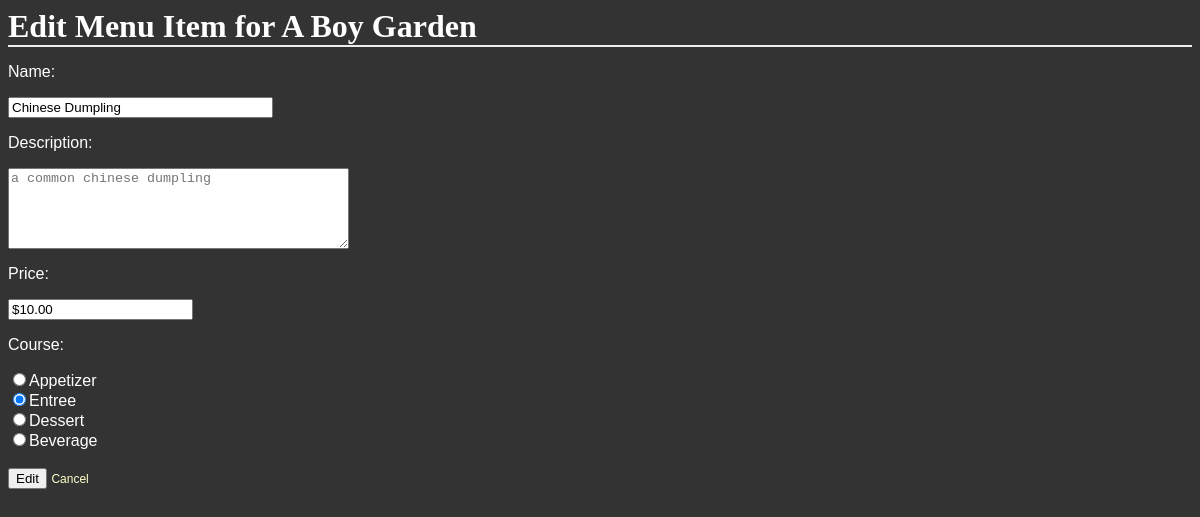
/restaurant/3/menu/17/edit, run on the app's committed database.
### database_setup.py (models this page shows, shortened)
class Restaurant(Base):
    __tablename__ = 'restaurant'
    id = Column(Integer, primary_key=True)
    name = Column(String(250), nullable=False)

class MenuItem(Base):
    __tablename__ = 'menu_item'
    name = Column(String(80), nullable=False)
    id = Column(Integer, primary_key=True)
    description = Column(String(250))
    price = Column(String(8))
    course = Column(String(250))
    restaurant_id = Column(Integer, ForeignKey('restaurant.id'))
    restaurant = relationship(Restaurant)

### finalproject.py (the view)
@app.route('/restaurant/<int:restaurant_id>/menu/<int:menu_id>/edit', methods=['GET', 'POST'])
def editMenuItem(restaurant_id, menu_id):
    restaurant = session.query(Restaurant).filter_by(id=restaurant_id).one()
    item = session.query(MenuItem).filter_by(id=menu_id).one()
    if request.method == 'POST':
        if request.form['name'] and request.form['description'] and request.form['price'] and request.form['course']:
            item.name = request.form['name']
            item.description = request.form['description']
            item.price = request.form['price']
            item.course = request.form['course']
            session.add(item)
            session.commit()
            flash("Menu Item Successfully Edited!")
            return redirect(url_for('showMenu', restaurant_id=restaurant_id))
    else:
        return render_template('editmenuitem 2.html', restaurant=restaurant, restaurant_id=restaurant_id, item=item, menu_id=menu_id)

### templates/editmenuitem 2.html
<html>
<head>
	<link rel=stylesheet type=text/css href="{{ url_for('static', filename='styles 2.css') }}">
</head>
<body>
	<p><h1>Edit Menu Item for {{restaurant.name}}</h1></p>
	<form action="{{ url_for('editMenuItem', restaurant_id=restaurant_id, menu_id=menu_id) }}" method="post">
		<p>Name:</p>
		<input type="text" size="30" name='name' value="{{item.name}}">
		<p>Description:</p>
		<textarea rows='5' cols='40' name='description' placeholder="{{item.description}}"></textarea>
		<p>Price:</p>
		<input type="text" name='price' value="{{item.price}}">
		<p>Course:</p>
		{% if item.course == 'Appetizer' %}
		<input type='radio' name='course' value='Appetizer' checked>Appetizer
		<br>
		{% else %}
		<input type='radio' name='course' value='Appetizer'>Appetizer
		<br>
		{% endif %}
		{% if item.course == 'Entree' %}
		<input type='radio' name='course' value='Entree' checked>Entree
		<br>
		{% else %}
		<input type='radio' name='course' value='Entree'>Entree
		<br>
		{% endif %}
		{% if item.course == 'Dessert' %}
		<input type='radio' name='course' value='Dessert' checked>Dessert
		<br>
		{% else %}
		<input type='radio' name='course' value='Dessert'>Dessert
		<br>
		{% endif %}
		{% if item.course == 'Beverage' %}
		<input type='radio' name='course' value='Beverage' checked>Beverage
		<br>
		{% else %}
		<input type='radio' name='course' value='Beverage'>Beverage
		<br>
		{% endif %}
		<br>
		<input type="submit" value="Edit">
		<a href="{{ url_for('showMenu', restaurant_id=restaurant_id) }}">Cancel</a>
</body>
</html>

### static/styles 2.css (style rules this page uses)
body { font-family: sans-serif; color: white; background-color: #333333; background-image: url('https://cloud.githubusercontent.com/assets/9041401/6119508/7cbced14-b07e-11e4-9dbd-f01488203879.jpg'); }
h1, h2, h3, h4 { color: #FFFFFF; }
h1, h2 { font-family: 'Georgia', serif; margin: 0; }
h1 { border-bottom: 2px solid #eee; }
p { color: #ffffff; }
a { text-decoration: none; color:#FFFFCC; font-size: .75em; }

### data on the page
Restaurant: name "A Boy Garden"
MenuItem: name "Chinese Dumpling", description "a common chinese dumpling", price "$10.00"
